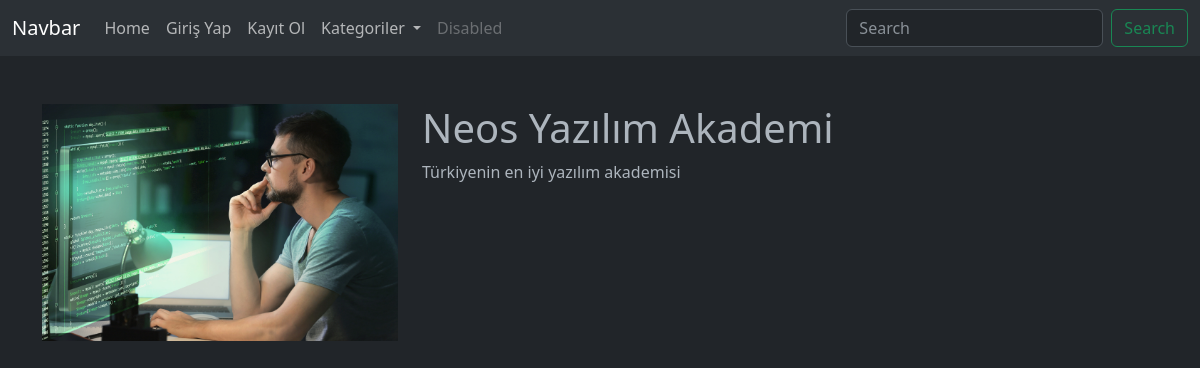
Screenshot of /blog-detail/neos-yazilim-akademi with the database file from the repository.
### posts/models.py (models this page shows, shortened)
class Blog(models.Model):
    owner = models.ForeignKey(User, on_delete=models.CASCADE, null=True)
    kategori = models.ForeignKey(Kategori, on_delete=models.SET_NULL, null=True)
    alt = models.ManyToManyField(AltKategori)
    ornek = models.OneToOneField(Kategori, related_name="ornegim", on_delete=models.CASCADE, null=True, blank=True)
    title = models.CharField(max_length=100) # type text Neos Yazılım Akademi
    content = models.TextField(verbose_name="İçerik", help_text="Buraya yazacağınız içerik bloğunuzun içeriği olacaktır") # textarea
    image = models.ImageField(upload_to = 'blogs/', null=True)
    created_at = models.DateTimeField(auto_now_add=True, verbose_name="Oluşturulma Tarihi", null=True)
    like = models.ManyToManyField('user.Profile', related_name="beğeniler")
    dislike = models.ManyToManyField('user.Profile')
    view = models.ManyToManyField('posts.IpModel', related_name="goruntulenme", blank=True)
    slug = models.SlugField(null=True, blank=True, editable=False) # neos-yazilim-akademi
    def save(self, *args, **kwargs):
        self.slug = slugify(self.title.replace('ı', 'i'))
        super(Blog, self).save(*args, **kwargs)
    def __str__(self):
        return self.title
    class Meta:
        verbose_name_plural = "Yazılar" # anabaşlık
        verbose_name = "Yazı" # tekil başlık

### posts/views.py (the view)
# urls.py: path('blog-detail/<str:pk>', detail, name='detail'),
def detail(request, pk):
    blog = Blog.objects.get(slug = pk)
    x_forwarded_for = request.META.get('HTTP_X_FORWARDED_FOR')
    if x_forwarded_for:
        ip = x_forwarded_for.split(',')[0]
    else:
        ip = request.META.get('REMOTE_ADDR')
    if IpModel.objects.filter(ip = ip).exists():
        ipModel = IpModel.objects.get(ip = ip)
    else:
        ipModel = IpModel.objects.create(
            ip = ip
        )
        ipModel.save()
    blog.view.add(ipModel)
    blog.save()
    print(blog)
    print(request)
    context = {
        'blog':blog
    }
    return render(request, 'detail-blog.html', context)

### posts/context_processors.py (called while the page is built)
def get_category(request):
    kategoriler = Kategori.objects.all()
    context = {
        'kategoriler':kategoriler
    }
    return context

### templates/detail-blog.html (shortened to what this page needs)
{% extends 'index.html' %}
{% block content %}
      <div class="row">
        <div class="col-4">
          <img src="{{blog.image.url}}" width="100%" alt="">
        </div>
        <div class="col-8">
          <h1>{{blog.title}}</h1>
          <p>{{blog.content}}</p>
        </div>
      </div>
{% endblock content %}

### rows the page displays
Blog: image (picture), title "Neos Yazılım Akademi", content "Türkiyenin en iyi yazılım akademisi"
